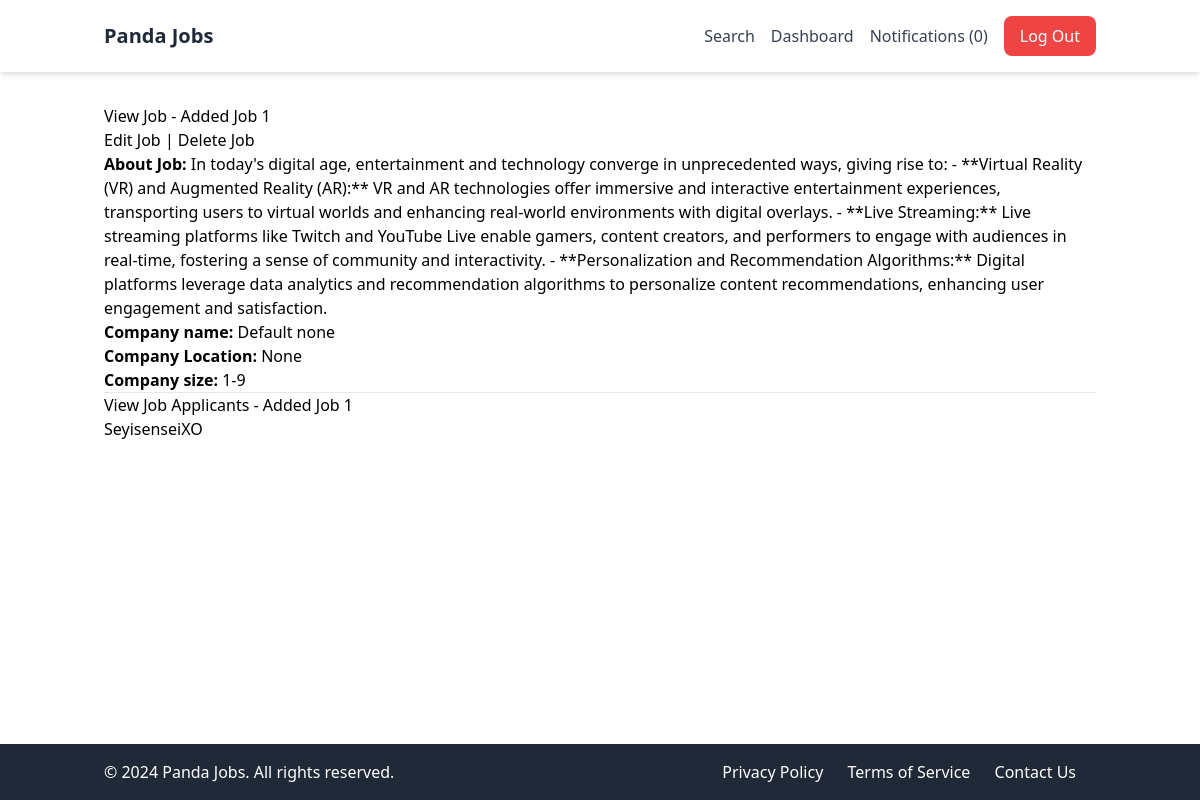
/userprofile/job/6/ (signed in), run on an earlier commit of the app's database.
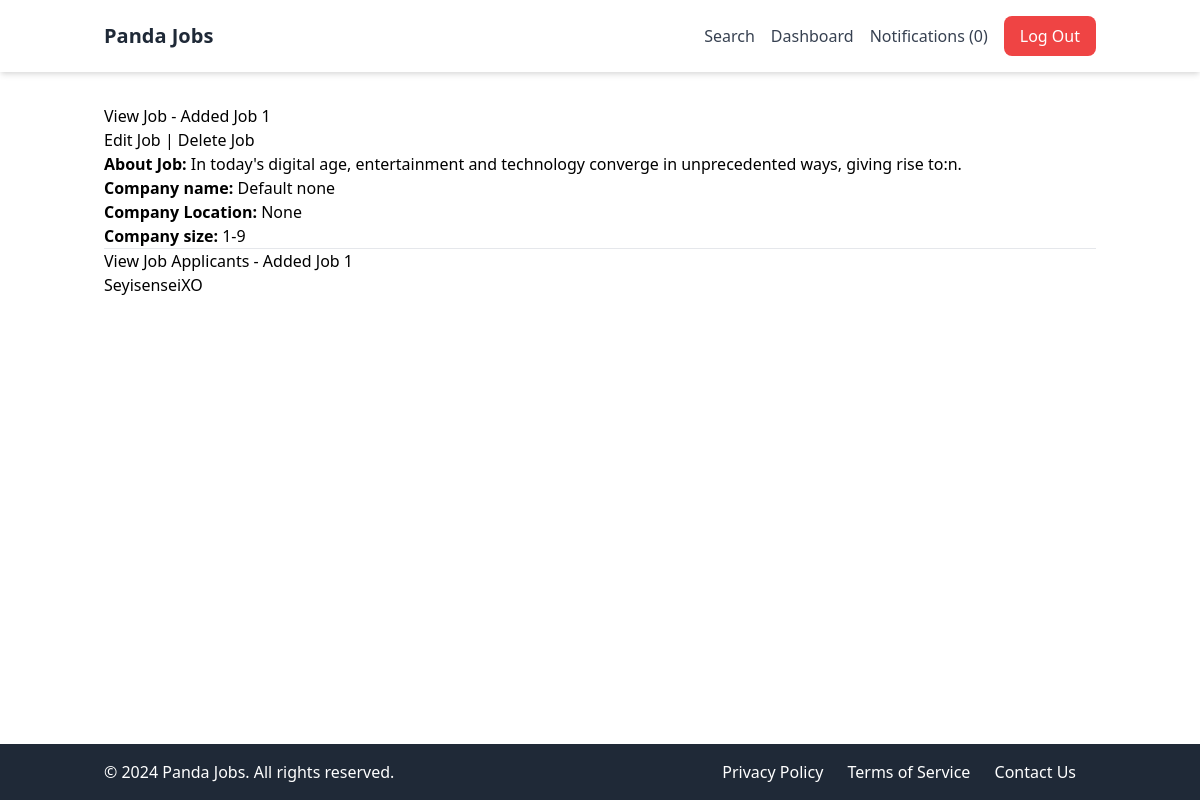
And on a later commit of the database.
### apps/jobs/models.py (models this page shows, shortened)
class Job(models.Model):
    SIZE_1_9 = 'size_1_9'
    SIZE_10_49 = 'size_10_49'
    SIZE_50_99 = 'size_50_99'
    SIZE_100 = 'size_100'
    SIZE_CHOICES = (
        (SIZE_1_9, '1-9'),
        (SIZE_10_49, '10-49'),
        (SIZE_50_99, '50-99'),
        (SIZE_100, '100+'),
    )
    OPEN = 'open'
    CLOSED = 'closed'
    ARCHIVED = 'archived'
    STATUS_CHOICES = (
        (OPEN, 'Open'),
        (CLOSED, 'Closed'),
        (ARCHIVED, 'Archived'),
    )
    title = models.CharField(max_length=100)
    summary = models.TextField()
    full_description = models.TextField()
    company_name = models.CharField(max_length=100)
    company_location = models.CharField(max_length=100, blank=True, null=True)
    company_size = models.CharField(max_length=20, choices=SIZE_CHOICES, default=SIZE_1_9)
    created_by= models.ForeignKey(User, related_name='jobs', on_delete=models.CASCADE)
    created_at = models.DateTimeField(auto_now_add=True)
    updated_at = models.DateTimeField(auto_now=True)
    status = models.CharField(max_length=20, choices=STATUS_CHOICES, default=OPEN)

### apps/userprofile/views.py (the view)
# urls.py: path('job/<int:job_id>/', view_dashboard_job, name='view_dashboard_job'),
@login_required
def view_dashboard_job(request, job_id):
    job = get_object_or_404(Job, pk=job_id, created_by=request.user)
    return render(request, 'view_dashboard_job.html', {'job':job})

### apps/notifications/context_processors.py (called while the page is built)
def notification(request):
    if request.user.is_authenticated:
        return {'notifications': request.user.notifications.filter(is_read=False)}
    else:
        return {'notifications': []}

### apps/userprofile/templates/view_dashboard_job.html
{% extends 'base.html' %}
{% block content %}
    <h2 class="title">View Job - {{ job.title }}</h2>
    <a href="{% url 'edit_job' job.id %}" class="button is-info mb-4">Edit Job</a> | <a href="" class="button is-danger mb-4">Delete Job</a><br>
    <b>About Job: </b>{{ job.summary }}</br>
    <b>Company name: </b>{{ job.company_name }}<br>
    <b>Company Location: </b>{{ job.company_location }}</br>
    <b>Company size: </b>{{ job.get_company_size_display }}</br>
    <hr>
    <h2 class="title">View Job Applicants - {{ job.title }}</h2>
    {% for application in job.applications.all %}
        <a class="button is-success" href="{% url 'view_application' application.id %}">{{ application.created_by.username }}</a>
    {% endfor %}
{% endblock %}

What changed in the data, as far as the page shows it:
changed Job "Added Job 1": summary "…unprecedented ways, giving rise to: - **Virtual Reality (VR) and Augmented Reality (AR):** VR and AR technologies offer immersive and interactive entertainment experiences, transporting users to virtual worlds and enhancing real-world environments with digital overlays. - **Live Streaming:** Live streaming platforms like Twitch and YouTube Live enable gamers, content creators, and performers to engage with audiences in real-time, fostering a sense of community and interactivity. - **Personalization and Recommendation Algorithms:** Digital platforms leverage data analytics and recommendation algorithms to personalize content recommendations, enhancing user engagement and satisfaction." → "In today's digital age, entertainment and technology converge in unprecedented ways, giving rise to:n."
